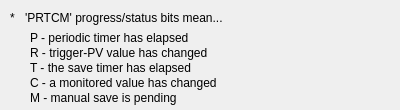
<?xml version="1.0" ?>
<ui version="4.0">
  <class>Dialog</class>
  <widget class="PyDMFrame" name="screen">
    <property name="geometry">
      <rect>
        <x>761</x>
        <y>598</y>
        <width>400</width>
        <height>110</height>
      </rect>
    </property>
    <property name="minimumSize">
      <size>
        <width>400</width>
        <height>110</height>
      </size>
    </property>
    <property name="styleSheet">
      <string notr="true">PyDMFrame#screen {
  color: rgb(0, 0, 0);
  background-color: rgb(200, 200, 200);
  }</string>
    </property>
    <property name="windowTitle">
      <string>save_restoreStatusLegend</string>
    </property>
    <layout class="QGridLayout" name="gridLayout" columnstretch="10,15,5,295,55,20" rowstretch="10,15,5,15,15,15,15,15,5">
      <property name="leftMargin">
        <number>0</number>
      </property>
      <property name="topMargin">
        <number>0</number>
      </property>
      <property name="rightMargin">
        <number>0</number>
      </property>
      <property name="bottomMargin">
        <number>0</number>
      </property>
      <property name="horizontalSpacing">
        <number>0</number>
      </property>
      <property name="verticalSpacing">
        <number>0</number>
      </property>
      <item row="1" column="2" colspan="2">
        <widget class="QLabel" name="text">
          <property name="geometry">
            <rect>
              <x>25</x>
              <y>10</y>
              <width>300</width>
              <height>15</height>
            </rect>
          </property>
          <property name="sizePolicy">
            <sizepolicy hsizetype="Ignored" vsizetype="Ignored">
              <horstretch>0</horstretch>
              <verstretch>0</verstretch>
            </sizepolicy>
          </property>
          <property name="text">
            <string>'PRTCM' progress/status bits mean...</string>
          </property>
          <property name="font">
            <font>
              <pointsize>9</pointsize>
            </font>
          </property>
          <property name="brush" stdset="0">
            <brush brushstyle="SolidPattern">
              <color alpha="255">
                <red>0</red>
                <green>0</green>
                <blue>0</blue>
              </color>
            </brush>
          </property>
          <property name="toolTip">
            <string>text</string>
          </property>
          <property name="alignment">
            <set>Qt::AlignLeading|Qt::AlignLeft|Qt::AlignVCenter</set>
          </property>
          <property name="styleSheet">
            <string notr="true">QLabel#text {
  color: rgb(0, 0, 0);
  }</string>
          </property>
        </widget>
      </item>
      <item row="1" column="1">
        <widget class="QLabel" name="text_1">
          <property name="geometry">
            <rect>
              <x>10</x>
              <y>10</y>
              <width>15</width>
              <height>15</height>
            </rect>
          </property>
          <property name="sizePolicy">
            <sizepolicy hsizetype="Ignored" vsizetype="Ignored">
              <horstretch>0</horstretch>
              <verstretch>0</verstretch>
            </sizepolicy>
          </property>
          <property name="text">
            <string>*</string>
          </property>
          <property name="font">
            <font>
              <pointsize>9</pointsize>
            </font>
          </property>
          <property name="brush" stdset="0">
            <brush brushstyle="SolidPattern">
              <color alpha="255">
                <red>0</red>
                <green>0</green>
                <blue>0</blue>
              </color>
            </brush>
          </property>
          <property name="toolTip">
            <string>text_1</string>
          </property>
          <property name="alignment">
            <set>Qt::AlignLeading|Qt::AlignLeft|Qt::AlignVCenter</set>
          </property>
          <property name="styleSheet">
            <string notr="true">QLabel#text_1 {
  color: rgb(0, 0, 0);
  }</string>
          </property>
        </widget>
      </item>
      <item row="7" column="3" colspan="2">
        <widget class="QLabel" name="text_2">
          <property name="geometry">
            <rect>
              <x>30</x>
              <y>90</y>
              <width>350</width>
              <height>15</height>
            </rect>
          </property>
          <property name="sizePolicy">
            <sizepolicy hsizetype="Ignored" vsizetype="Ignored">
              <horstretch>0</horstretch>
              <verstretch>0</verstretch>
            </sizepolicy>
          </property>
          <property name="text">
            <string>M - manual save is pending</string>
          </property>
          <property name="font">
            <font>
              <pointsize>9</pointsize>
            </font>
          </property>
          <property name="brush" stdset="0">
            <brush brushstyle="SolidPattern">
              <color alpha="255">
                <red>0</red>
                <green>0</green>
                <blue>0</blue>
              </color>
            </brush>
          </property>
          <property name="toolTip">
            <string>text_2</string>
          </property>
          <property name="alignment">
            <set>Qt::AlignLeading|Qt::AlignLeft|Qt::AlignVCenter</set>
          </property>
          <property name="styleSheet">
            <string notr="true">QLabel#text_2 {
  color: rgb(0, 0, 0);
  }</string>
          </property>
        </widget>
      </item>
      <item row="6" column="3" colspan="2">
        <widget class="QLabel" name="text_3">
          <property name="geometry">
            <rect>
              <x>30</x>
              <y>75</y>
              <width>350</width>
              <height>15</height>
            </rect>
          </property>
          <property name="sizePolicy">
            <sizepolicy hsizetype="Ignored" vsizetype="Ignored">
              <horstretch>0</horstretch>
              <verstretch>0</verstretch>
            </sizepolicy>
          </property>
          <property name="text">
            <string>C - a monitored value has changed</string>
          </property>
          <property name="font">
            <font>
              <pointsize>9</pointsize>
            </font>
          </property>
          <property name="brush" stdset="0">
            <brush brushstyle="SolidPattern">
              <color alpha="255">
                <red>0</red>
                <green>0</green>
                <blue>0</blue>
              </color>
            </brush>
          </property>
          <property name="toolTip">
            <string>text_3</string>
          </property>
          <property name="alignment">
            <set>Qt::AlignLeading|Qt::AlignLeft|Qt::AlignVCenter</set>
          </property>
          <property name="styleSheet">
            <string notr="true">QLabel#text_3 {
  color: rgb(0, 0, 0);
  }</string>
          </property>
        </widget>
      </item>
      <item row="5" column="3" colspan="2">
        <widget class="QLabel" name="text_4">
          <property name="geometry">
            <rect>
              <x>30</x>
              <y>60</y>
              <width>350</width>
              <height>15</height>
            </rect>
          </property>
          <property name="sizePolicy">
            <sizepolicy hsizetype="Ignored" vsizetype="Ignored">
              <horstretch>0</horstretch>
              <verstretch>0</verstretch>
            </sizepolicy>
          </property>
          <property name="text">
            <string>T - the save timer has elapsed</string>
          </property>
          <property name="font">
            <font>
              <pointsize>9</pointsize>
            </font>
          </property>
          <property name="brush" stdset="0">
            <brush brushstyle="SolidPattern">
              <color alpha="255">
                <red>0</red>
                <green>0</green>
                <blue>0</blue>
              </color>
            </brush>
          </property>
          <property name="toolTip">
            <string>text_4</string>
          </property>
          <property name="alignment">
            <set>Qt::AlignLeading|Qt::AlignLeft|Qt::AlignVCenter</set>
          </property>
          <property name="styleSheet">
            <string notr="true">QLabel#text_4 {
  color: rgb(0, 0, 0);
  }</string>
          </property>
        </widget>
      </item>
      <item row="4" column="3" colspan="2">
        <widget class="QLabel" name="text_5">
          <property name="geometry">
            <rect>
              <x>30</x>
              <y>45</y>
              <width>350</width>
              <height>15</height>
            </rect>
          </property>
          <property name="sizePolicy">
            <sizepolicy hsizetype="Ignored" vsizetype="Ignored">
              <horstretch>0</horstretch>
              <verstretch>0</verstretch>
            </sizepolicy>
          </property>
          <property name="text">
            <string>R - trigger-PV value has changed</string>
          </property>
          <property name="font">
            <font>
              <pointsize>9</pointsize>
            </font>
          </property>
          <property name="brush" stdset="0">
            <brush brushstyle="SolidPattern">
              <color alpha="255">
                <red>0</red>
                <green>0</green>
                <blue>0</blue>
              </color>
            </brush>
          </property>
          <property name="toolTip">
            <string>text_5</string>
          </property>
          <property name="alignment">
            <set>Qt::AlignLeading|Qt::AlignLeft|Qt::AlignVCenter</set>
          </property>
          <property name="styleSheet">
            <string notr="true">QLabel#text_5 {
  color: rgb(0, 0, 0);
  }</string>
          </property>
        </widget>
      </item>
      <item row="3" column="3" colspan="2">
        <widget class="QLabel" name="text_6">
          <property name="geometry">
            <rect>
              <x>30</x>
              <y>30</y>
              <width>350</width>
              <height>15</height>
            </rect>
          </property>
          <property name="sizePolicy">
            <sizepolicy hsizetype="Ignored" vsizetype="Ignored">
              <horstretch>0</horstretch>
              <verstretch>0</verstretch>
            </sizepolicy>
          </property>
          <property name="text">
            <string>P - periodic timer has elapsed</string>
          </property>
          <property name="font">
            <font>
              <pointsize>9</pointsize>
            </font>
          </property>
          <property name="brush" stdset="0">
            <brush brushstyle="SolidPattern">
              <color alpha="255">
                <red>0</red>
                <green>0</green>
                <blue>0</blue>
              </color>
            </brush>
          </property>
          <property name="toolTip">
            <string>text_6</string>
          </property>
          <property name="alignment">
            <set>Qt::AlignLeading|Qt::AlignLeft|Qt::AlignVCenter</set>
          </property>
          <property name="styleSheet">
            <string notr="true">QLabel#text_6 {
  color: rgb(0, 0, 0);
  }</string>
          </property>
        </widget>
      </item>
    </layout>
    <zorder>text</zorder>
    <zorder>text_1</zorder>
    <zorder>text_2</zorder>
    <zorder>text_3</zorder>
    <zorder>text_4</zorder>
    <zorder>text_5</zorder>
    <zorder>text_6</zorder>
  </widget>
  <customwidgets>
    <customwidget>
      <class>PyDMLabel</class>
      <extends>QLabel</extends>
      <header>pydm.widgets.label</header>
    </customwidget>
    <customwidget>
      <class>PyDMFrame</class>
      <extends>QFrame</extends>
      <header>pydm.widgets.frame</header>
    </customwidget>
  </customwidgets>
</ui>
